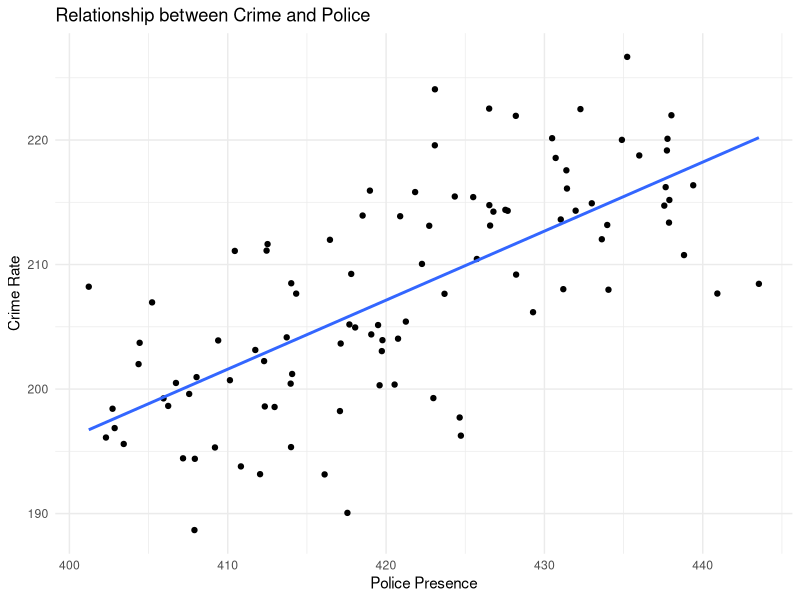

Source code (R):
# Load required packages
library(ggplot2)
library(AER)
library(foreign)

# Set seed for reproducibility
set.seed(123)

# Generate data
n_obs <- 100

# True parameters
a_c <- 1000  # Crime intercept
b_c <- -2    # Effect of police on crime
g_c <- 10    # Effect of unemployment on crime

a_p <- 10    # Police intercept  
b_p <- 1.5   # Effect of crime on police
g_p <- 1     # Effect of budget on police

# Generate exogenous variables
Unemp <- runif(n_obs, 0, 10)        # unemployment measure
RandBudg <- rnorm(n_obs, 100, 10)     # Budget (random)

# Generate error terms
e_p <- rnorm(n_obs, 0, 1)
e_c <- rnorm(n_obs, 0, 1)

# Generate simultaneous equations system
# Reduced form for Crime
Crime <- (a_c + b_c*(a_p + g_p*RandBudg + e_p) + g_c*Unemp + e_c)/(1 - b_c*b_p)

# Structural equation for Police
Polic <- a_p + b_p*Crime + g_p*RandBudg + e_p


# Create data frame
crime_data <- data.frame(
  Crime = Crime,
  Polic = Polic,
  Unemp = Unemp,
  RandBudg = RandBudg
)

# Plot relationship between Crime and Police
g1 <- ggplot(crime_data, aes(x = Polic, y = Crime)) +
  geom_point() +
  geom_smooth(method = "lm", se = FALSE) +
  labs(title = "Relationship between Crime and Police",
       x = "Police Presence",
       y = "Crime Rate") +
  theme_minimal()

print(g1)



######################################################################
# We want to estimate the effect of Police on Crime. How do we do it?#
######################################################################

cat("\n=== ESTIMATING EFFECT OF POLICE ON CRIME ===\n")

# Two-stage least squares manual approach
# First stage: Police ~ RandBudg + Unemp
first_stage_police <- lm(Polic ~ RandBudg + Unemp, data = crime_data)
crime_data$Polic_hat <- predict(first_stage_police)

# Second stage: Crime ~ Police_hat + Unemp  
second_stage_crime <- lm(Crime ~ Polic_hat + Unemp, data = crime_data)
cat("Manual 2SLS (Police effect on Crime):", coef(second_stage_crime)["Polic_hat"], "\n")

# Direct 2SLS using AER package
tsls_crime <- ivreg(Crime ~ Polic + Unemp | Unemp + RandBudg, data = crime_data)
cat("Direct 2SLS (Police effect on Crime):", coef(tsls_crime)["Polic"], "\n")

######################################################################
# We want to estimate the effect of Crime on Police. How do we do it?#
######################################################################

cat("\n=== ESTIMATING EFFECT OF CRIME ON POLICE ===\n")



# Two-stage least squares manual approach
# First stage: Crime ~ RandBudg + Unemp
first_stage_crime <- lm(Crime ~ RandBudg + Unemp, data = crime_data)
crime_data$Crime_hat <- predict(first_stage_crime)

# Second stage: Police ~ Crime_hat + RandBudg
second_stage_police <- lm(Polic ~ Crime_hat + RandBudg, data = crime_data)
cat("Manual 2SLS (Crime effect on Police):", coef(second_stage_police)["Crime_hat"], "\n")

# Direct 2SLS using AER package
tsls_police <- ivreg(Polic ~ Crime + RandBudg | Unemp + RandBudg, data = crime_data)
cat("Direct 2SLS (Crime effect on Police):", coef(tsls_police)["Crime"], "\n")

# Compare all results
cat("\n=== COMPARISON OF ESTIMATES ===\n")
cat("True effect of Police on Crime (b_c):", b_c, "\n")
cat("2SLS estimate:", coef(tsls_crime)["Polic"], "\n")

cat("\nTrue effect of Crime on Police (b_p):", b_p, "\n")
cat("2SLS estimate:", coef(tsls_police)["Crime"], "\n")
